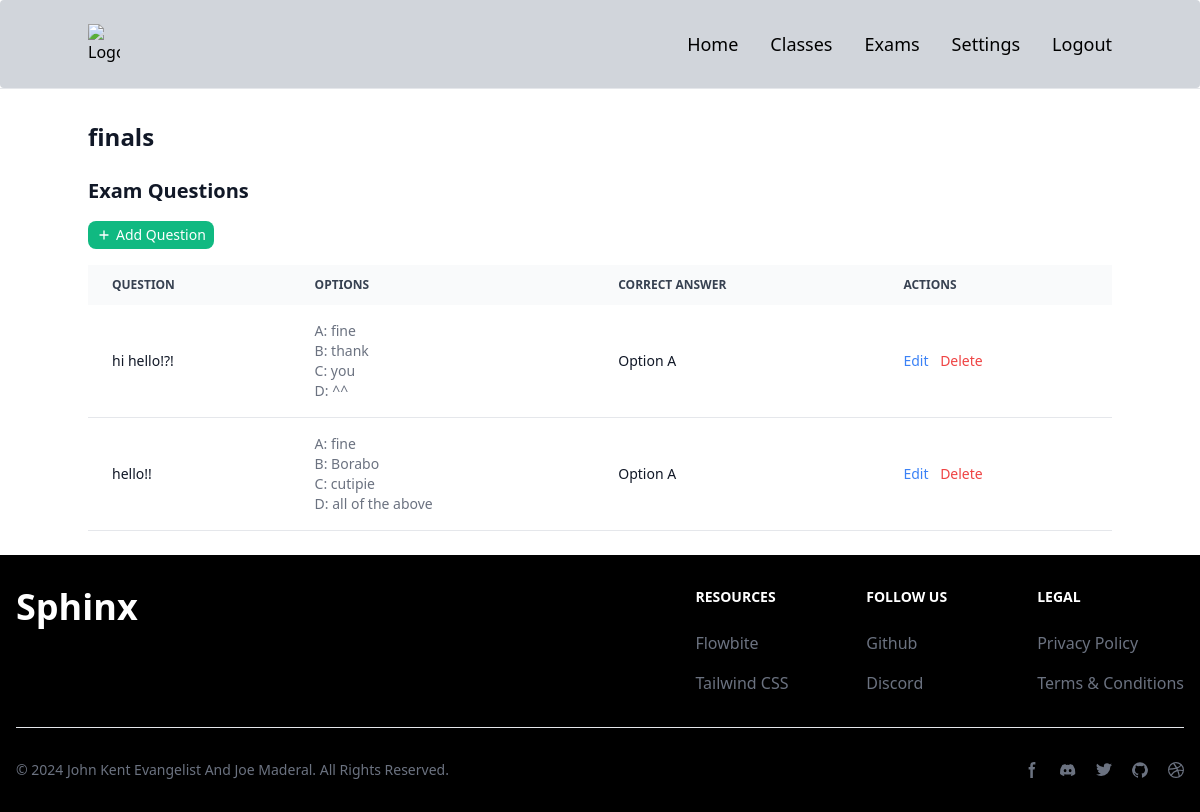
/exams/2/ (signed in), run on an earlier commit of the app's database.
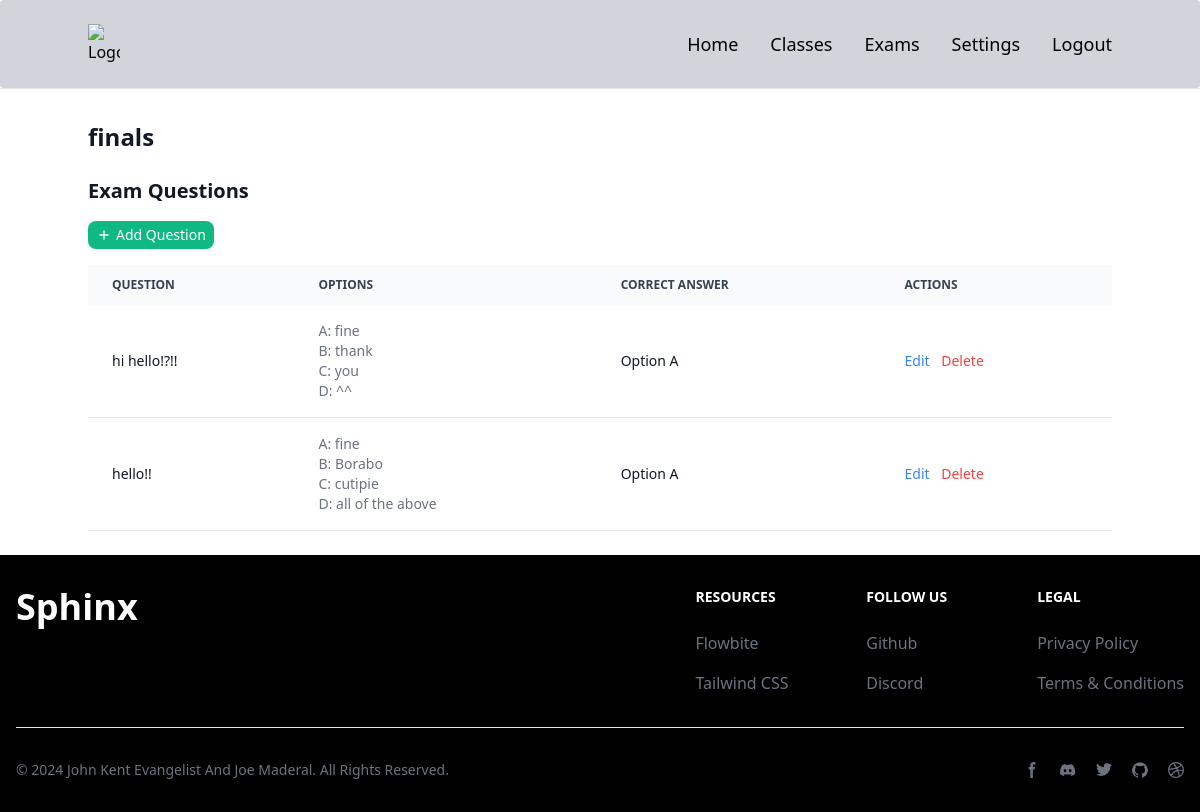
And on a later commit of the database.
### smartscoreapp/models.py (models this page shows, shortened)
class Question(models.Model):
    exam = models.ForeignKey(Exam, on_delete=models.CASCADE)
    question_text = models.TextField()
    option_a = models.CharField(max_length=255)
    option_b = models.CharField(max_length=255)
    option_c = models.CharField(max_length=255)
    option_d = models.CharField(max_length=255)
    correct_answer = models.CharField(max_length=1, choices=[('A', 'Option A'), ('B', 'Option B'), ('C', 'Option C'), ('D', 'Option D')])

### smartscoreapp/views.py (the view, shortened to what this page needs)
# urls.py: path('exams/<int:exam_id>/', exam_detail_view, name='exam_detail'),
@login_required
def exam_detail_view(request, exam_id):
    exam = get_object_or_404(Exam, id=exam_id)
    questions = exam.question_set.all()
    return render(request, 'exam_detail.html', {'exam': exam, 'questions': questions})

### templates/exams/exam_detail.html (shortened to what this page needs)
{% extends "base.html" %}
{% block content %}
  <div class="mb-6 flex items-center cursor-pointer">
    <h1 class="text-2xl font-semibold text-gray-900 dark:text-white">{{ exam.name }}</h1>
  </div>
  <h2 class="text-xl font-semibold text-gray-900 dark:text-white mb-4">Exam Questions</h2>
  <div class="mb-4">
    <button
      class="flex items-center text-sm text-white bg-green-500 hover:bg-green-600 px-2 py-1 rounded-lg focus:outline-none"
      onclick="openAddQuestionModal()">
      <svg class="w-4 h-4 mr-1" fill="none" stroke="currentColor" viewBox="0 0 24 24" xmlns="http://www.w3.org/2000/svg">
        <path stroke-linecap="round" stroke-linejoin="round" stroke-width="2" d="M12 6v6m0 0v6m0-6h6m-6 0H6"></path>
      </svg>
      Add Question
    </button>
  </div>
<div class="relative overflow-x-auto mb-6">
  <table class="w-full text-sm text-left rtl:text-right text-gray-500 dark:text-gray-400">
    <thead class="text-xs text-gray-700 uppercase bg-gray-50 dark:bg-gray-700 dark:text-gray-400">
      <tr>
        <th scope="col" class="px-6 py-3">Question</th>
        <th scope="col" class="px-6 py-3">Options</th>
        <th scope="col" class="px-6 py-3">Correct Answer</th>
        <th scope="col" class="px-6 py-3">Actions</th>
      </tr>
    </thead>
    <tbody>
      {% for question in exam.question_set.all %}
        <tr class="bg-white border-b dark:bg-gray-800 dark:border-gray-700">
          <td class="px-6 py-4 font-medium text-gray-900 dark:text-white">{{ question.question_text }}</td>
          <td class="px-6 py-4">
            <ul>
              <li>A: {{ question.option_a }}</li>
              <li>B: {{ question.option_b }}</li>
              <li>C: {{ question.option_c }}</li>
              <li>D: {{ question.option_d }}</li>
            </ul>
          </td>
          <td class="px-6 py-4 text-gray-900 dark:text-white">{{ question.get_correct_answer_display }}</td>
          <td class="px-6 py-4">
            <button class="text-blue-500 hover:text-blue-600 dark:text-blue-400 dark:hover:text-blue-500 mr-2"
              onclick="openEditQuestionModal('{{ question.id }}', '{{ question.question_text }}', '{{ question.option_a }}', '{{ question.option_b }}', '{{ question.option_c }}', '{{ question.option_d }}')">Edit</button>
            <button class="text-red-500 hover:text-red-600 dark:text-red-400 dark:hover:text-red-500"
              onclick="openDeleteQuestionModal('{{ question.id }}', '{{ question.question_text }}')">Delete</button>
          </td>
        </tr>
      {% empty %}
        <tr class="bg-white border-b dark:bg-gray-800 dark:border-gray-700">
          <td colspan="4" class="px-6 py-4 text-center text-gray-500 dark:text-gray-400">No questions added yet.</td>
        </tr>
      {% endfor %}
    </tbody>
  </table>
</div>
{% endblock %}

What changed in the data, as far as the page shows it:
changed Question "thank": question_text "hi hello!?!" → "hi hello!?!!"
